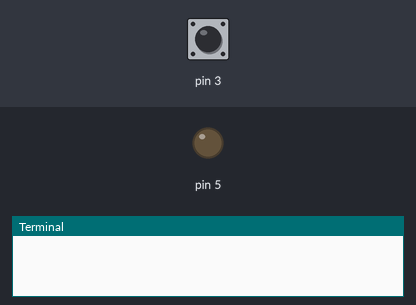
The program below on a simulated Raspberry Pi (header pin numbers). Parts: output pins drawn as LEDs (lit = HIGH), the last lines printed to the terminal. Dashed ring = blinking. The test bench sets the inputs (shaded band); at power-on: pin 3 HIGH.

Above: at 1.2 s.
1.3 s: pin 3 pulled LOW for 0.15 s
At 1.45 s:
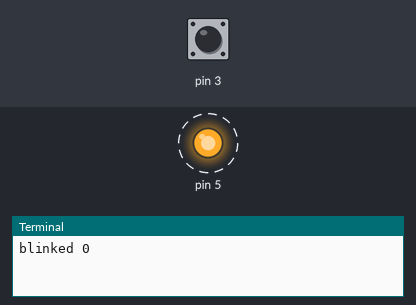
Timing chart, 0 to 4.3 s (numbered marks = the images above; inputs shaded):
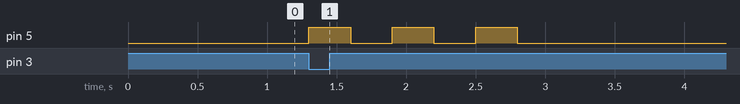

Measured:
- after the input at 1.3 s, pin 5: alternates HIGH for 0.30 s and LOW for 0.30 s, 6 changes in all, then stays LOW, starting at once

The program:

index.py
```python
from module import pi, blink

import RPi.GPIO as GPIO
import time

PIN_I = 3
PIN_O = 5


def sw_handle(e):
    blink.blink(PIN_O, delay=0.3, round=3)


def main():
    pi.init()
    pi.use_switch(PIN_I, sw_handle)
    pi.outp(PIN_O)

    input()


if __name__ == '__main__':
    main()
```

pi.py
```python
import RPi.GPIO as GPIO
import time

def init():
    GPIO.setwarnings(False)
    GPIO.setmode(GPIO.BOARD)

def outp(pin):
    GPIO.setup(pin,GPIO.OUT)

def inp(pin):
    GPIO.setup(pin,GPIO.IN)

def use_switch(pin,handle = None ):
    GPIO.setup(pin,GPIO.IN,pull_up_down = GPIO.PUD_UP)
    GPIO.add_event_detect(pin,GPIO.FALLING,callback = handle,bouncetime=200)

def test():
    print('test')
```

blink.py
```python
import RPi.GPIO as GPIO
from time import sleep

def blink(pin,delay=1,round=1):
    for i in range(round):
        print('blinked',i)
        GPIO.output(pin,GPIO.HIGH)
        sleep(delay)
        GPIO.output(pin,GPIO.LOW)
        sleep(delay)
```
